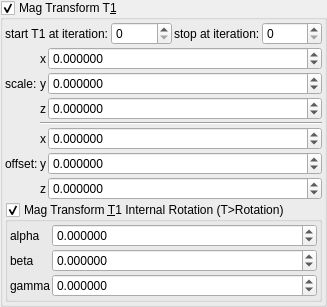
    <widget class="MyGroupBox" name="groupCheck_transf_benesi_T1_enabled">
     <property name="toolTip">
      <string/>
     </property>
     <property name="title">
      <string>Mag Transform T&amp;1</string>
     </property>
     <property name="checkable">
      <bool>true</bool>
     </property>
     <layout class="QVBoxLayout" name="verticalLayout_29" stretch="0,0,0">
      <property name="spacing">
       <number>2</number>
      </property>
      <property name="leftMargin">
       <number>2</number>
      </property>
      <property name="topMargin">
       <number>2</number>
      </property>
      <property name="rightMargin">
       <number>2</number>
      </property>
      <property name="bottomMargin">
       <number>2</number>
      </property>
      <item>
       <layout class="QHBoxLayout" name="horizontalLayout_23" stretch="0,1,0,1">
        <item>
         <widget class="QLabel" name="label_104">
          <property name="text">
           <string>start T1 at iteration:</string>
          </property>
         </widget>
        </item>
        <item>
         <widget class="MySpinBox" name="spinboxInt_transf_start_iterations">
          <property name="sizePolicy">
           <sizepolicy hsizetype="Minimum" vsizetype="Maximum">
            <horstretch>0</horstretch>
            <verstretch>0</verstretch>
           </sizepolicy>
          </property>
          <property name="minimum">
           <number>0</number>
          </property>
          <property name="maximum">
           <number>999</number>
          </property>
          <property name="value">
           <number>0</number>
          </property>
         </widget>
        </item>
        <item>
         <widget class="QLabel" name="label_78">
          <property name="text">
           <string>stop at iteration:</string>
          </property>
         </widget>
        </item>
        <item>
         <widget class="MySpinBox" name="spinboxInt_transf_stop_iterations">
          <property name="sizePolicy">
           <sizepolicy hsizetype="Preferred" vsizetype="Maximum">
            <horstretch>0</horstretch>
            <verstretch>0</verstretch>
           </sizepolicy>
          </property>
          <property name="maximum">
           <number>999</number>
          </property>
         </widget>
        </item>
       </layout>
      </item>
      <item>
       <layout class="QGridLayout" name="gridLayout_63" columnstretch="0,0,1">
        <property name="spacing">
         <number>2</number>
        </property>
        <item row="6" column="2">
         <widget class="MyDoubleSpinBox" name="spinbox3_transf_offset_200_z">
          <property name="sizePolicy">
           <sizepolicy hsizetype="Minimum" vsizetype="Maximum">
            <horstretch>0</horstretch>
            <verstretch>0</verstretch>
           </sizepolicy>
          </property>
          <property name="prefix">
           <string/>
          </property>
          <property name="suffix">
           <string/>
          </property>
          <property name="decimals">
           <number>6</number>
          </property>
          <property name="minimum">
           <double>-99.989999999999995</double>
          </property>
          <property name="maximum">
           <double>99.989999999999995</double>
          </property>
          <property name="singleStep">
           <double>0.100000000000000</double>
          </property>
         </widget>
        </item>
        <item row="1" column="0">
         <widget class="QLabel" name="label_258">
          <property name="text">
           <string>scale:</string>
          </property>
         </widget>
        </item>
        <item row="2" column="2">
         <widget class="MyDoubleSpinBox" name="spinbox3_transf_scale3D_222_z">
          <property name="sizePolicy">
           <sizepolicy hsizetype="Minimum" vsizetype="Maximum">
            <horstretch>0</horstretch>
            <verstretch>0</verstretch>
           </sizepolicy>
          </property>
          <property name="prefix">
           <string/>
          </property>
          <property name="suffix">
           <string/>
          </property>
          <property name="decimals">
           <number>6</number>
          </property>
          <property name="minimum">
           <double>-99.989999999999995</double>
          </property>
          <property name="maximum">
           <double>99.989999999999995</double>
          </property>
          <property name="singleStep">
           <double>0.100000000000000</double>
          </property>
         </widget>
        </item>
        <item row="4" column="1">
         <widget class="QLabel" name="label_118">
          <property name="sizePolicy">
           <sizepolicy hsizetype="Preferred" vsizetype="Preferred">
            <horstretch>0</horstretch>
            <verstretch>0</verstretch>
           </sizepolicy>
          </property>
          <property name="text">
           <string notr="true">x</string>
          </property>
          <property name="alignment">
           <set>Qt::AlignRight|Qt::AlignTrailing|Qt::AlignVCenter</set>
          </property>
         </widget>
        </item>
        <item row="2" column="1">
         <widget class="QLabel" name="label_128">
          <property name="sizePolicy">
           <sizepolicy hsizetype="Preferred" vsizetype="Preferred">
            <horstretch>0</horstretch>
            <verstretch>0</verstretch>
           </sizepolicy>
          </property>
          <property name="text">
           <string notr="true">z</string>
          </property>
          <property name="alignment">
           <set>Qt::AlignRight|Qt::AlignTrailing|Qt::AlignVCenter</set>
          </property>
         </widget>
        </item>
        <item row="6" column="1">
         <widget class="QLabel" name="label_125">
          <property name="sizePolicy">
           <sizepolicy hsizetype="Preferred" vsizetype="Preferred">
            <horstretch>0</horstretch>
            <verstretch>0</verstretch>
           </sizepolicy>
          </property>
          <property name="text">
           <string notr="true">z</string>
          </property>
          <property name="alignment">
           <set>Qt::AlignRight|Qt::AlignTrailing|Qt::AlignVCenter</set>
          </property>
         </widget>
        </item>
        <item row="0" column="2">
         <widget class="MyDoubleSpinBox" name="spinbox3_transf_scale3D_222_x">
          <property name="sizePolicy">
           <sizepolicy hsizetype="Minimum" vsizetype="Maximum">
            <horstretch>0</horstretch>
            <verstretch>0</verstretch>
           </sizepolicy>
          </property>
          <property name="prefix">
           <string/>
          </property>
          <property name="suffix">
           <string/>
          </property>
          <property name="decimals">
           <number>6</number>
          </property>
          <property name="minimum">
           <double>-99.989999999999995</double>
          </property>
          <property name="maximum">
           <double>99.989999999999995</double>
          </property>
          <property name="singleStep">
           <double>0.100000000000000</double>
          </property>
         </widget>
        </item>
        <item row="5" column="2">
         <widget class="MyDoubleSpinBox" name="spinbox3_transf_offset_200_y">
          <property name="sizePolicy">
           <sizepolicy hsizetype="Minimum" vsizetype="Maximum">
            <horstretch>0</horstretch>
            <verstretch>0</verstretch>
           </sizepolicy>
          </property>
          <property name="prefix">
           <string/>
          </property>
          <property name="suffix">
           <string/>
          </property>
          <property name="decimals">
           <number>6</number>
          </property>
          <property name="minimum">
           <double>-99.989999999999995</double>
          </property>
          <property name="maximum">
           <double>99.989999999999995</double>
          </property>
          <property name="singleStep">
           <double>0.100000000000000</double>
          </property>
         </widget>
        </item>
        <item row="1" column="2">
         <widget class="MyDoubleSpinBox" name="spinbox3_transf_scale3D_222_y">
          <property name="sizePolicy">
           <sizepolicy hsizetype="Minimum" vsizetype="Maximum">
            <horstretch>0</horstretch>
            <verstretch>0</verstretch>
           </sizepolicy>
          </property>
          <property name="prefix">
           <string/>
          </property>
          <property name="suffix">
           <string/>
          </property>
          <property name="decimals">
           <number>6</number>
          </property>
          <property name="minimum">
           <double>-99.989999999999995</double>
          </property>
          <property name="maximum">
           <double>99.989999999999995</double>
          </property>
          <property name="singleStep">
           <double>0.100000000000000</double>
          </property>
         </widget>
        </item>
        <item row="1" column="1">
         <widget class="QLabel" name="label_127">
          <property name="sizePolicy">
           <sizepolicy hsizetype="Preferred" vsizetype="Preferred">
            <horstretch>0</horstretch>
            <verstretch>0</verstretch>
           </sizepolicy>
          </property>
          <property name="text">
           <string notr="true">y</string>
          </property>
          <property name="alignment">
           <set>Qt::AlignRight|Qt::AlignTrailing|Qt::AlignVCenter</set>
          </property>
         </widget>
        </item>
        <item row="5" column="1">
         <widget class="QLabel" name="label_119">
          <property name="sizePolicy">
           <sizepolicy hsizetype="Preferred" vsizetype="Preferred">
            <horstretch>0</horstretch>
            <verstretch>0</verstretch>
           </sizepolicy>
          </property>
          <property name="text">
           <string notr="true">y</string>
          </property>
          <property name="alignment">
           <set>Qt::AlignRight|Qt::AlignTrailing|Qt::AlignVCenter</set>
          </property>
         </widget>
        </item>
        <item row="5" column="0">
         <widget class="QLabel" name="label_259">
          <property name="text">
           <string>offset:</string>
          </property>
         </widget>
        </item>
        <item row="0" column="1">
         <widget class="QLabel" name="label_126">
          <property name="sizePolicy">
           <sizepolicy hsizetype="Preferred" vsizetype="Preferred">
            <horstretch>0</horstretch>
            <verstretch>0</verstretch>
           </sizepolicy>
          </property>
          <property name="text">
           <string notr="true">x</string>
          </property>
          <property name="alignment">
           <set>Qt::AlignRight|Qt::AlignTrailing|Qt::AlignVCenter</set>
          </property>
         </widget>
        </item>
        <item row="4" column="2">
         <widget class="MyDoubleSpinBox" name="spinbox3_transf_offset_200_x">
          <property name="sizePolicy">
           <sizepolicy hsizetype="Minimum" vsizetype="Maximum">
            <horstretch>0</horstretch>
            <verstretch>0</verstretch>
           </sizepolicy>
          </property>
          <property name="prefix">
           <string/>
          </property>
          <property name="suffix">
           <string/>
          </property>
          <property name="decimals">
           <number>6</number>
          </property>
          <property name="minimum">
           <double>-99.989999999999995</double>
          </property>
          <property name="maximum">
           <double>99.989999999999995</double>
          </property>
          <property name="singleStep">
           <double>0.100000000000000</double>
          </property>
         </widget>
        </item>
        <item row="3" column="1" colspan="2">
         <widget class="Line" name="line_53">
          <property name="orientation">
           <enum>Qt::Horizontal</enum>
          </property>
         </widget>
        </item>
       </layout>
      </item>
      <item>
       <widget class="MyGroupBox" name="groupCheck_transf_rotation_enabled">
        <property name="title">
         <string>Mag Transform &amp;T1 Internal Rotation (T&gt;Rotation)</string>
        </property>
        <property name="checkable">
         <bool>true</bool>
        </property>
        <layout class="QVBoxLayout" name="verticalLayout_8" stretch="0">
         <property name="spacing">
          <number>2</number>
         </property>
         <property name="leftMargin">
          <number>2</number>
         </property>
         <property name="topMargin">
          <number>2</number>
         </property>
         <property name="rightMargin">
          <number>2</number>
         </property>
         <property name="bottomMargin">
          <number>2</number>
         </property>
         <item>
          <layout class="QGridLayout" name="gridLayout_29" columnstretch="0,1">
           <property name="spacing">
            <number>2</number>
           </property>
           <item row="0" column="0">
            <widget class="QLabel" name="label_43">
             <property name="text">
              <string notr="true">alpha</string>
             </property>
            </widget>
           </item>
           <item row="1" column="0">
            <widget class="QLabel" name="label_54">
             <property name="text">
              <string notr="true">beta</string>
             </property>
            </widget>
           </item>
           <item row="2" column="0">
            <widget class="QLabel" name="label_55">
             <property name="text">
              <string notr="true">gamma</string>
             </property>
            </widget>
           </item>
           <item row="0" column="1">
            <widget class="MyDoubleSpinBox" name="spinboxd3_transf_rotation_x">
             <property name="sizePolicy">
              <sizepolicy hsizetype="Minimum" vsizetype="Maximum">
               <horstretch>0</horstretch>
               <verstretch>0</verstretch>
              </sizepolicy>
             </property>
             <property name="prefix">
              <string/>
             </property>
             <property name="suffix">
              <string/>
             </property>
             <property name="decimals">
              <number>6</number>
             </property>
             <property name="minimum">
              <double>-36000.000000000000000</double>
             </property>
             <property name="maximum">
              <double>36000.000000000000000</double>
             </property>
             <property name="singleStep">
              <double>1.000000000000000</double>
             </property>
            </widget>
           </item>
           <item row="1" column="1">
            <widget class="MyDoubleSpinBox" name="spinboxd3_transf_rotation_y">
             <property name="sizePolicy">
              <sizepolicy hsizetype="Minimum" vsizetype="Maximum">
               <horstretch>0</horstretch>
               <verstretch>0</verstretch>
              </sizepolicy>
             </property>
             <property name="prefix">
              <string/>
             </property>
             <property name="suffix">
              <string/>
             </property>
             <property name="decimals">
              <number>6</number>
             </property>
             <property name="minimum">
              <double>-36000.000000000000000</double>
             </property>
             <property name="maximum">
              <double>36000.000000000000000</double>
             </property>
             <property name="singleStep">
              <double>1.000000000000000</double>
             </property>
            </widget>
           </item>
           <item row="2" column="1">
            <widget class="MyDoubleSpinBox" name="spinboxd3_transf_rotation_z">
             <property name="sizePolicy">
              <sizepolicy hsizetype="Minimum" vsizetype="Maximum">
               <horstretch>0</horstretch>
               <verstretch>0</verstretch>
              </sizepolicy>
             </property>
             <property name="prefix">
              <string/>
             </property>
             <property name="suffix">
              <string/>
             </property>
             <property name="decimals">
              <number>6</number>
             </property>
             <property name="minimum">
              <double>-36000.000000000000000</double>
             </property>
             <property name="maximum">
              <double>36000.000000000000000</double>
             </property>
             <property name="singleStep">
              <double>1.000000000000000</double>
             </property>
            </widget>
           </item>
          </layout>
         </item>
        </layout>
       </widget>
      </item>
     </layout>
    </widget>
